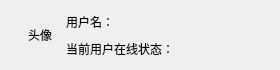
<?xml version="1.0" encoding="UTF-8"?>
<ui version="4.0">
 <class>QQCellLine</class>
 <widget class="QWidget" name="QQCellLine">
  <property name="geometry">
   <rect>
    <x>0</x>
    <y>0</y>
    <width>280</width>
    <height>70</height>
   </rect>
  </property>
  <property name="windowTitle">
   <string>Form</string>
  </property>
  <layout class="QHBoxLayout" name="horizontalLayout" stretch="1,5">
   <property name="leftMargin">
    <number>20</number>
   </property>
   <item>
    <widget class="AvatarLabel" name="labHeadeImg">
     <property name="minimumSize">
      <size>
       <width>40</width>
       <height>40</height>
      </size>
     </property>
     <property name="maximumSize">
      <size>
       <width>40</width>
       <height>40</height>
      </size>
     </property>
     <property name="layoutDirection">
      <enum>Qt::LayoutDirection::LeftToRight</enum>
     </property>
     <property name="text">
      <string>头像</string>
     </property>
     <property name="alignment">
      <set>Qt::AlignmentFlag::AlignCenter</set>
     </property>
    </widget>
   </item>
   <item>
    <layout class="QVBoxLayout" name="verticalLayout">
     <item>
      <widget class="QLabel" name="labFriendName">
       <property name="text">
        <string>用户名：</string>
       </property>
      </widget>
     </item>
     <item>
      <widget class="QLabel" name="labStatus">
       <property name="text">
        <string>当前用户在线状态：</string>
       </property>
      </widget>
     </item>
    </layout>
   </item>
  </layout>
 </widget>
 <customwidgets>
  <customwidget>
   <class>AvatarLabel</class>
   <extends>QLabel</extends>
   <header location="global">avatarlabel.h</header>
  </customwidget>
 </customwidgets>
 <resources/>
 <connections/>
</ui>
